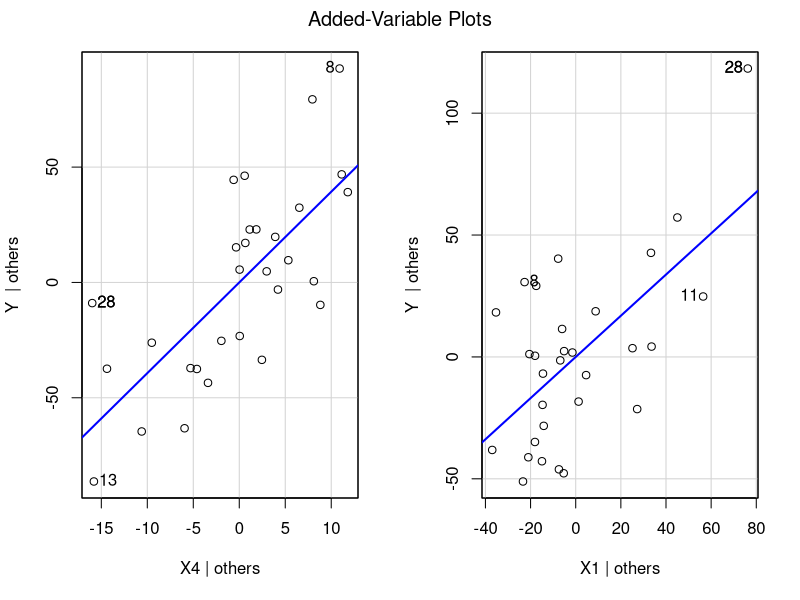
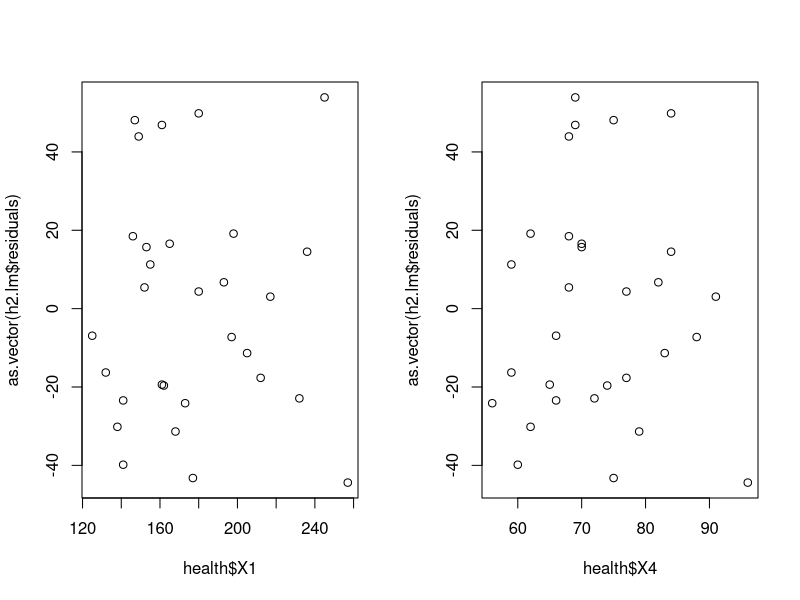

Source code (R) for these figures, in order:
health <- read.table('./reg2020/health.txt', header = T)
health <- health[, -1]
t(health)

cor(health)

h0.lm <- lm(Y ~ X1, data = health)
h1.lm <- lm(Y ~ X4, data = health)
h2.lm <- lm(Y ~ X4 + X1, data = health)
h3.lm <- lm(Y ~ X4 + X1 + X2, data = health)
h4.lm <- lm(Y ~ X4 + X1 + X2 + X3, data = health)

anova1 <- anova(h0.lm, h2.lm)
anova1
anova1$RSS[1] - anova1$RSS[2]

anova2 <- anova(h2.lm, h3.lm)
anova2
anova2$RSS[1] - anova2$RSS[2]

anova3 <- anova(h3.lm, h4.lm)
anova3
anova3$RSS[1] - anova3$RSS[2]

anova0 <- anova(h1.lm, h2.lm)
anova0
anova0$RSS[1] - anova0$RSS[2]

library(car)
avPlots(h2.lm)

health.lm.anova <- anova(h2.lm)
health.lm.anova

par(mfrow = c(1, 2))
plot(health$X1, as.vector(h2.lm$residuals))
plot(health$X4, as.vector(h2.lm$residuals))